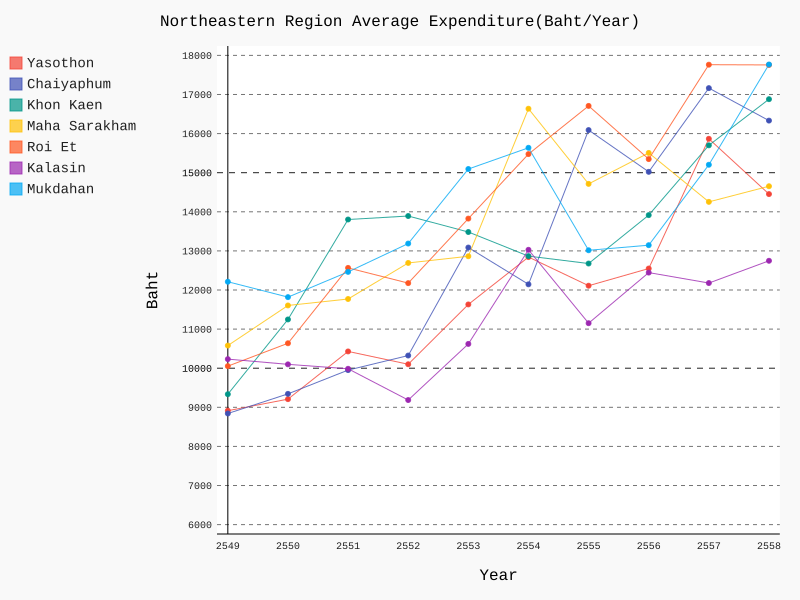

Python code for this plot:
"""Central of Northeastern Region Graph"""

import pandas as pd
import numpy
import pygal


def read():
    """read csv"""
    data_frame = pd.read_csv('expenditure.csv')
    data = (numpy.array(data_frame)).tolist()

    #take the ","s out
    data_ready = [[i.replace(',', '') if i.count(
        ',') >= 1 else i for i in lst] for lst in data]

    chart(data_ready)


def chart(data):
    """render chart"""
    line_chart = pygal.Line(
        title='Northeastern Region Average Expenditure(Baht/Year)',
        x_title='Year',
        y_title='Baht')
    line_chart.x_labels = map(str, range(2549, 2559))
    line_chart.y_labels = [i*1000 for i in range(6, 19)]

    #adding data
    country_group = {
        'Northern': [56, 57, 59, 60, 61, 65, 66],
        'Central': [53, 54, 58, 62, 63, 64, 67],
        'Southern': [48, 49, 50, 51, 52, 55]
    }
    for i in country_group['Central']:
        line_chart.add(data[i][0], [int(j) for j in data[i][1:]])
    line_chart.render_to_file('AvgNortheastC.svg')


read()
